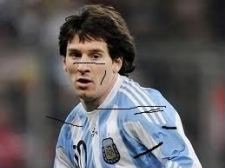
#> input picture images/messi_2.jpg, 225 x 168 px
$ python 8_inpaint.py
#> lines starting #> are read from the running program, lines starting #| are printed output that depends on the picture
#coding-utf8
import cv2
import matplotlib.pyplot as plt
import numpy as np

class Inpaint:
    def __init__(self, infile):
#> called with infile = '../images/messi_2.jpg'
        self.infile = infile
        self.img = cv2.imread(self.infile)
#> self.img is the input picture: shape (168, 225, 3); mean B, G, R 94.9, 91.8, 94

    def inpaint_img(self):
        mask = cv2.imread('../images/mask2.png', 0)
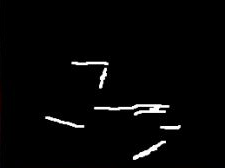
#> input picture images/mask2.png, 225 x 168 px
#> mask: shape (168, 225); min 0, max 255, mean 5.8
        #用mask修补图像
        dst = cv2.inpaint(self.img, mask, 3, cv2.INPAINT_TELEA)
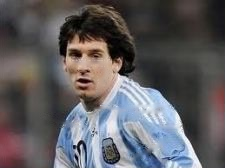
#> dst: shape (168, 225, 3); mean B, G, R 96, 92.9, 95.1
        dst2 = cv2.inpaint(self.img, mask, 3, cv2.INPAINT_NS)
        #画图
        titles = ['raw', 'mask','telea','ns']
        imgs = [self.img,mask,dst,dst2]
        for i in range(4):
            plt.subplot(2, 2, i + 1)
            if i==1:
                plt.imshow(imgs[i], 'gray')
            else:
                plt.imshow(cv2.cvtColor(imgs[i],cv2.COLOR_BGR2RGB))
            plt.title(titles[i])
            plt.xticks([]), plt.yticks([])
        plt.show()
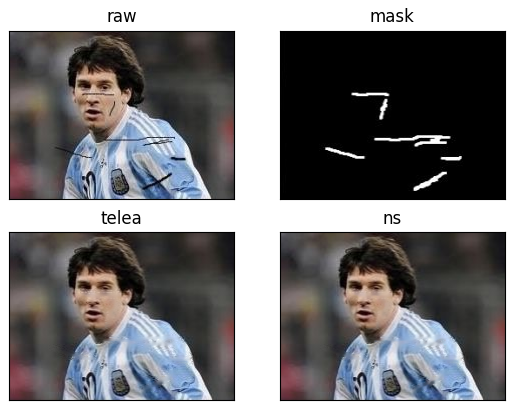
#> figure drawn by matplotlib, 4 panels

if __name__ == '__main__':
    d= Inpaint('../images/messi_2.jpg')
    d.inpaint_img()
